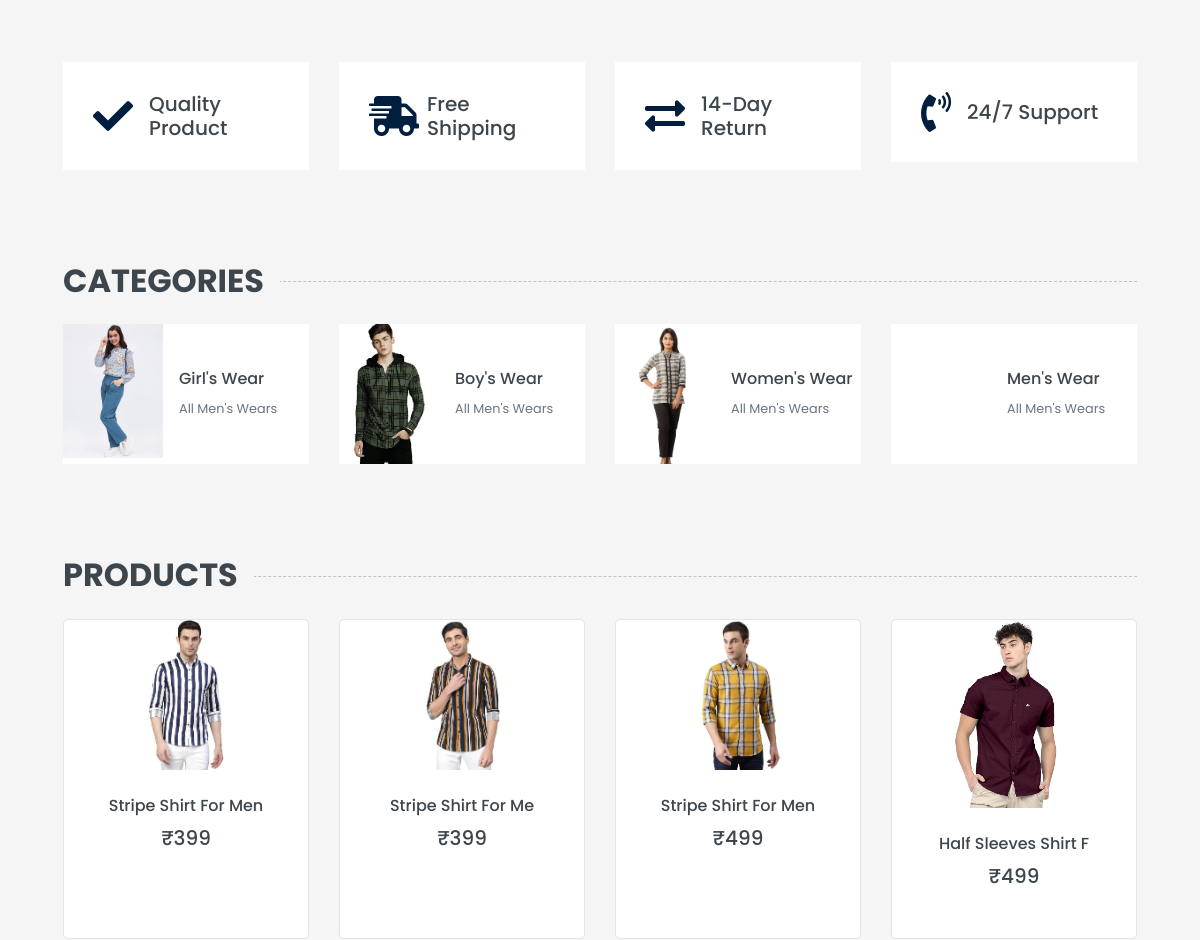
Before: / (middle part) with the older database file.
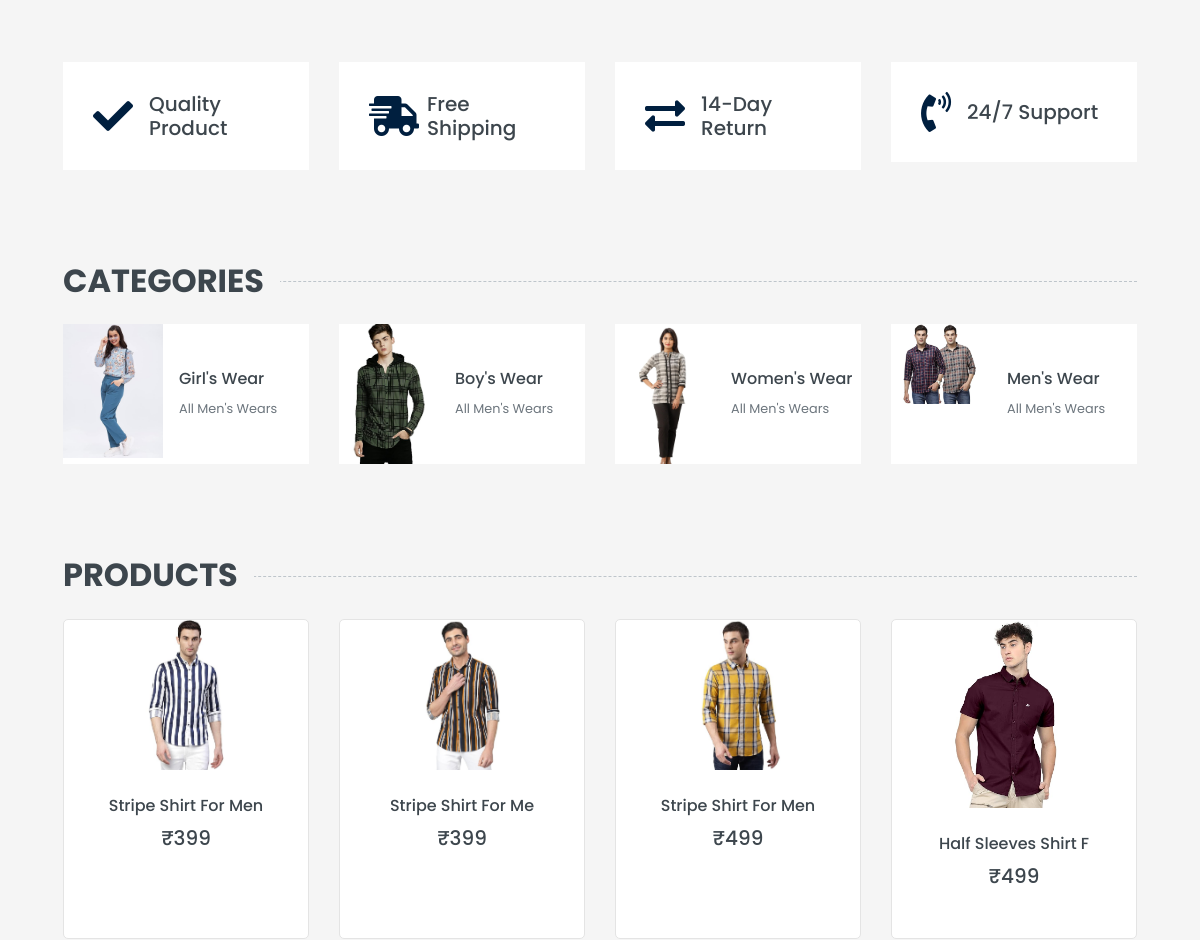
After: the same page with the newer database file.
### tables this page shows
CREATE TABLE `category` (
  `id` int(20) NOT NULL,
  `category_name` varchar(50) NOT NULL,
  `category_description` longtext NOT NULL,
  `image` varchar(200) NOT NULL,
  `created_by` int(50) NOT NULL,
  `updated_by` int(50) NOT NULL,
  `created_at` datetime NOT NULL,
  `updated_at` datetime NOT NULL,
  `is_active` tinyint(1) NOT NULL
);

CREATE TABLE `product` (
  `id` int(20) NOT NULL,
  `category_id` int(20) NOT NULL,
  `variants_id` int(20) NOT NULL,
  `attribute_id` int(20) NOT NULL,
  `p_name` varchar(200) NOT NULL,
  `p_image` varchar(200) DEFAULT NULL,
  `p_description` longtext NOT NULL,
  `stock` int(50) NOT NULL,
  `price` int(50) NOT NULL,
  `created_by` int(20) DEFAULT NULL,
  `updated_by` int(20) DEFAULT NULL,
  `created_at` datetime DEFAULT NULL,
  `updated_at` datetime DEFAULT NULL,
  `is_active` tinyint(1) NOT NULL
);

### index.php (the view, shortened to what this page needs)
<?php
require("header.php");
?>
<div class="container-fluid pt-5">
    <div class="row px-xl-5 pb-3">
        <div class="col-lg-3 col-md-6 col-sm-12 pb-1">
            <div class="d-flex align-items-center bg-light mb-4" style="padding: 30px;">
                <h1 class="fa fa-check text-primary m-0 mr-3"></h1>
                <h5 class="font-weight-semi-bold m-0">Quality Product</h5>
            </div>
        </div>
        <div class="col-lg-3 col-md-6 col-sm-12 pb-1">
            <div class="d-flex align-items-center bg-light mb-4" style="padding: 30px;">
                <h1 class="fa fa-shipping-fast text-primary m-0 mr-2"></h1>
                <h5 class="font-weight-semi-bold m-0">Free Shipping</h5>
            </div>
        </div>
        <div class="col-lg-3 col-md-6 col-sm-12 pb-1">
            <div class="d-flex align-items-center bg-light mb-4" style="padding: 30px;">
                <h1 class="fas fa-exchange-alt text-primary m-0 mr-3"></h1>
                <h5 class="font-weight-semi-bold m-0">14-Day Return</h5>
            </div>
        </div>
        <div class="col-lg-3 col-md-6 col-sm-12 pb-1">
            <div class="d-flex align-items-center bg-light mb-4" style="padding: 30px;">
                <h1 class="fa fa-phone-volume text-primary m-0 mr-3"></h1>
                <h5 class="font-weight-semi-bold m-0">24/7 Support</h5>
            </div>
        </div>
    </div>
</div>
<div class="container-fluid pt-5">
    <h2 class="section-title position-relative text-uppercase mx-xl-5 mb-4"><span class="bg-secondary pr-3">Categories</span></h2>
    <div class="row px-xl-5 pb-3">
        <?php $sql = "SELECT * from category ORDER BY id DESC limit 4"; ?>
        <?php if ($result = $conn->query($sql)) : ?>
            <?php while ($row = $result->fetch_assoc()) : ?>
                <div class="col-lg-3 col-md-4 col-sm-6 pb-1">
                    <a class="text-decoration-none" href="">
                        <div class="cat-item d-flex align-items-center mb-4">
                            <div class="overflow-hidden" style="width: 100px; height: 140px;">
                                <img class="img-fluid" src="/e-commerce/admin/categories/<?php echo $row['image']; ?>" alt="">
                            </div>
                            <div class="flex-fill pl-3">
                                <h6><?php echo $row['category_name']; ?></h6>
                                <small class="text-body">All Men's Wears</small>
                            </div>
                        </div>
                    </a>
                </div>
            <?php endwhile; ?>
        <?php endif; ?>
    </div>
</div>
<div class="container-fluid pt-5 pb-3">
    <h2 class="section-title position-relative text-uppercase mx-xl-5 mb-4">
        <span class="bg-secondary pr-3">Products</span></h2>
    <div class="row px-xl-5 shop-row">
        <?php $sql = "SELECT * from product order by rand() limit 8"; ?>
        <?php if ($result = $conn->query($sql)) : ?>
            <?php while ($row = $result->fetch_assoc()) : ?>
                <div class="col-lg-3 col-md-4 col-sm-6 pb-1">
                    <div class="product-item bg-light mb-4 text-center">
                        <div class="product-img position-relative overflow-hidden">
                            <div class="img-wrap">
                                <img class="img-fluid" src="/e-commerce/admin/<?php echo $row['p_image']; ?>" alt="<?php echo $row['p_name']; ?>">
                            </div>
                            <div class="product-action">
                            </div>
                        </div>
                        <div class="text-center py-4">
                            <a class="h6 text-decoration-none text-truncate text-capitalize" href="/e-commerce/product.php?id=<?php echo $row["id"]; ?>"><?php echo $row['p_name']; ?></a>
                            <div class="d-flex align-items-center justify-content-center mt-2">
                                <h5>₹<?php echo $row['price']; ?></h5>
                            </div>
                        </div>
                    </div>
                </div>
            <?php endwhile; ?>
        <?php endif; ?>
    </div>
</div>
<?php
require("footer.php");
?>

### header.php (shortened to what this page needs)
<!DOCTYPE html>
<html lang="en">
<head>
    <link href="https://cdnjs.cloudflare.com/ajax/libs/font-awesome/5.10.0/css/all.min.css" rel="stylesheet">
    <link rel="stylesheet" href="//cdn.jsdelivr.net/npm/alertifyjs@1.13.1/build/css/alertify.min.css" />
    <link href="lib/animate/animate.min.css" rel="stylesheet">
    <link href="lib/owlcarousel/assets/owl.carousel.min.css" rel="stylesheet">
    <link href="css/style.css" rel="stylesheet">
</head>
<body>

### footer.php (shortened to what this page needs)
</body>
</html>

### header.php (style rules this page uses)
.shop-row .product-img img { max-width: 150px; }
.img-wrap { max-height: 200px; }
.product-item { border: 1px solid #e4e4e4; border-radius: 5px; min-height: 320px; }

Changed rows visible on the page:
changed category "Men's Wear": image: picture added
